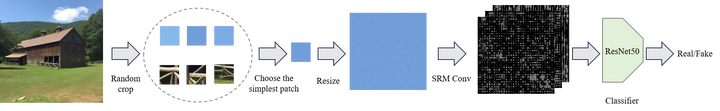
#> input picture way.png, 720 x 111 px; its folder holds only this picture in this run
$ python -i ssppatch.py   (imports and definitions only)
#> lines starting #> are read from the running program, lines starting #| are printed output that depends on the picture
import os
from PIL import Image
import numpy as np
import concurrent.futures
import cv2
import PIL.Image
import random
from random import randint

def img_to_patches(input_path:str) -> tuple:
    """
    Returns 32x32 patches of a resized 256x256 images,
    it returns 64x64 patches on grayscale and 64x64 patches
    on the RGB color scale
    --------------------------------------------------------
    ## parameters:
    - input_path: Accepts input path of the image
    """
    img = PIL.Image.open(fp=input_path)
    if(input_path[-3:]!='jpg' or input_path[-4:]!='jpeg'):
        img = img.convert('RGB')
    if(img.size!=(256,256)):
        img = img.resize(size=(256,256))
    patch_size = 4
    grayscale_imgs = []
    imgs = []
    for i in range(0,img.height,patch_size):
        for j in range(0, img.width, patch_size):
            box = (j,i,j+patch_size,i+patch_size)
            img_color = np.asarray(img.crop(box))
            grayscale_image = cv2.cvtColor(src=img_color, code=cv2.COLOR_RGB2GRAY)
            grayscale_imgs.append(grayscale_image.astype(dtype=np.int32))
            imgs.append(img_color)
    return grayscale_imgs,imgs


def get_l1(v,x,y):
    l1=0
    # 1 to m, 1 to m-1
    for i in range(0,y-1):
        for j  in range(0,x):
            l1+=abs(v[j][i]-v[j][i+1])
    return l1

def get_l2(v,x,y):
    l2=0
    # 1 to m-1, 1 to m
    for i in range(0,y):
        for j  in range(0,x-1):
            l2+=abs(v[j][i]-v[j+1][i])
    return l2

def get_l3l4(v,x,y):
    l3=l4=0
    # 1 to m-1, 1 to m-1
    for i in range(0,y-1):
        for j  in range(0,x-1):
            l3+=abs(v[j][i]-v[j+1][i+1])
            l4+=abs(v[j+1][i]-v[j][i+1])

    return l3+l4

def get_pixel_var_degree_for_patch(patch:np.array)->int:
    """
    gives pixel variation for a given patch
    ---------------------------------------
    ## parameters:
    - patch: accepts a numpy array format of the patch of an image
    """
    x,y = patch.shape
    l1=l2=l3l4=0

    with concurrent.futures.ThreadPoolExecutor(max_workers=3) as executor:
        future_l1 = executor.submit(get_l1,patch,x,y)
        future_l2 = executor.submit(get_l2,patch,x,y)
        future_l3l4 = executor.submit(get_l3l4,patch,x,y)

        l1 = future_l1.result()
        l2 = future_l2.result()
        l3l4 = future_l3l4.result()

    return  l1+l2+l3l4


# [65 lines left out: functions extract_rich_and_poor_textures, get_complete_image, smash_n_reconstruct, not called in this run]


def find_min_texture_patch(input_path: str) -> np.array:
    """
    Finds the texture with minimum complexity from an image.
    ----------------------------------------------------
    ## parameters:
    - input_path: Accepts input path of the image
    """
    _, color_patches = img_to_patches(input_path=input_path)
#> in img_to_patches, img is the input picture: PIL image 720x111 RGBA; mean R, G, B, A 47.9, 54.8, 58, 102.4
#> in img_to_patches, `img = img.convert('RGB')`:
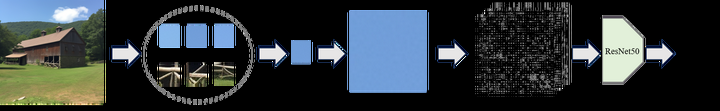
#> img: PIL image 720x111 RGB; mean R, G, B 47.9, 54.8, 58
#> in img_to_patches, `img = img.resize(size=(256,256))`:
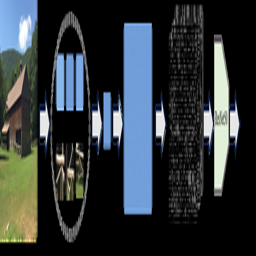
#> img: PIL image 256x256 RGB; mean R, G, B 48, 54.9, 58.1
#> after the loop in img_to_patches, `for i in range(0,img.height,patch_size):`: grayscale_imgs = 4096 items
#> color_patches = 4096 items
    pixel_var_degree = [get_pixel_var_degree_for_patch(cv2.cvtColor(patch, cv2.COLOR_RGB2GRAY)) for patch in color_patches]
#> pixel_var_degree = 4096 values, max 9583 at index 1578, min 0 at index 10, mean 2328.3
    min_var_index = np.argmin(pixel_var_degree)
#> min_var_index = 10
    return color_patches[min_var_index]

# [38 lines left out: function process_and_save_patches, not called in this run]
                    #print(f"Processed and saved to {output_image_path}")


# [5 lines not run here, left out]

>>> result = find_min_texture_patch('way.png')
